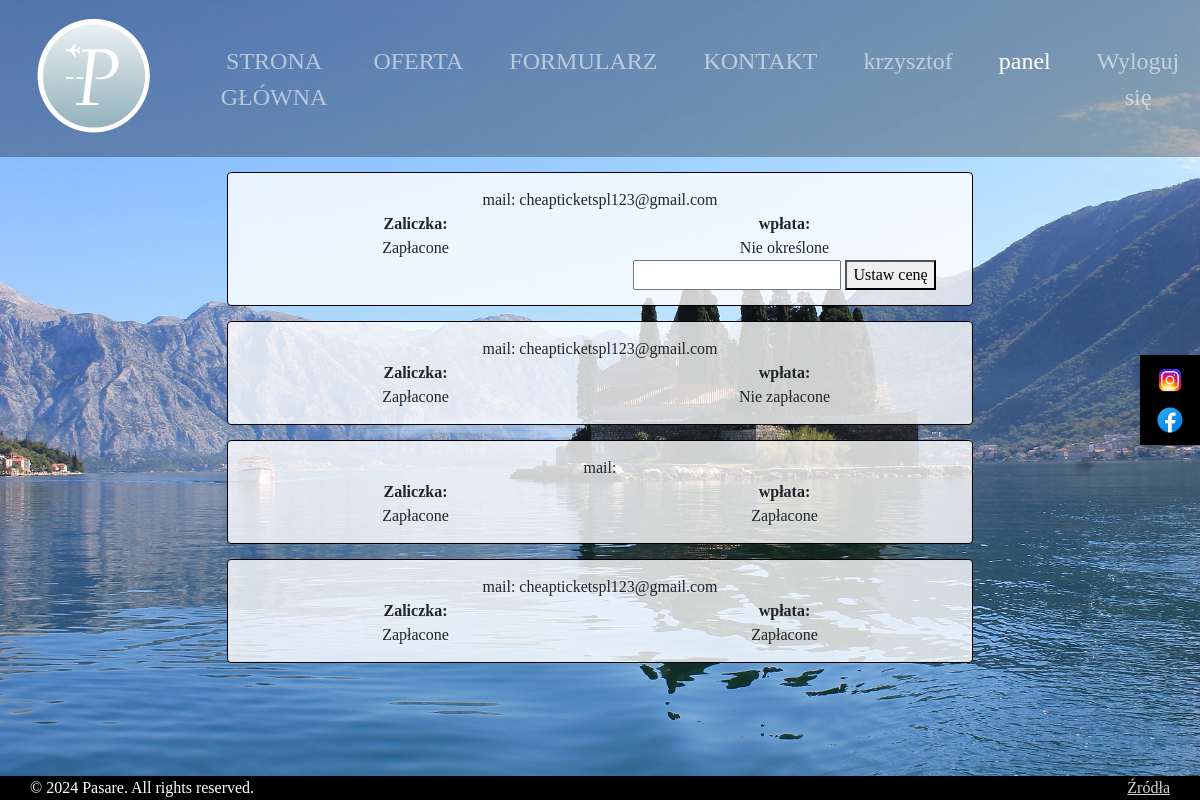
Page /admin-panel/ (signed in) on the committed database.
### tickets/models.py (models this page shows)
class Order(models.Model):
    uuid = models.UUIDField(
        default=uuid.uuid4 )
    your_name = models.CharField(max_length=100, default="null")
    whatsapp = models.CharField(max_length=100, default="null", blank=True)
    account_email = models.CharField(max_length=100, default="null")
    contact_email = models.CharField(max_length=100, default="null")
    trip_option = models.CharField(max_length=100, default="null")
    fly_class = models.CharField(max_length=100, default="null")
    fly_continent = models.CharField(max_length=100, default="null")
    city = models.CharField(max_length=100, default="null")
    target_city = models.CharField(max_length=100, default="null")
    other_cities = models.CharField(max_length=300, default="null", blank=True)
    number_of_passengers = models.IntegerField(default=0)
    out_date = models.CharField(max_length=100, default="null")
    back_date = models.CharField(max_length=100, default="null", null=True, blank=True)
    luggage = models.CharField(max_length=100, default="null")
    max_price = models.CharField(max_length=100, default="null")
    number_of_offers = models.IntegerField(default=2)
    additional_information = models.TextField(default="null")
    payment_advance_id = models.CharField(max_length=100)
    payment_advance_value = models.IntegerField(null=True, default=None)
    payment_advance_status = models.CharField(max_length=100, default='Nie zapłacone')
    payment_id = models.CharField(max_length=100, blank=True)
    payment_value = models.IntegerField(null=True, default=None, blank=True)
    payment_status = models.CharField(max_length=100, default='Nie określone')

### tickets/views.py (the view)
# urls.py: path('admin-panel/', views.admin_panel, name='admin-panel'),
@staff_member_required()
@login_required()
def admin_panel(request):
    orders = Order.objects.all().order_by('-id')
    return render(request, "tickets/admin_panel.html", context={"orders": orders})

### tickets/templates/tickets/admin_panel.html (shortened to what this page needs)
{% extends 'tickets/base.html' %}
{% load static %}
{% block content %}
    <div class="container-fluid text-center">
        <div class="row content">
            <div class="col-sm-2 sidenav">
            </div>
            <div class="col-sm-8 text-left block">
                {% for order in orders %}
                    <div class="order">
                        <div class="row">
                            <div class="order-topic">
                                <p>mail: {{ order.account_email }}</p>
                            </div>
                            <div class="col-md-6">
                                <b>Zaliczka:</b>
                                <p>{{ order.payment_advance_status }}</p>
                            </div>
                            <div class="col-md-6">
                                <b>wpłata:</b>
                                <p>{{ order.payment_status }}</p>
                                {% if order.payment_status == "Nie określone" %}
                                    <form method="post" action="{% url 'set_price' order.uuid %}">
                                        <input type="number" name="price" id="price">
                                        <button type="submit">Ustaw cenę</button>
                                    </form>
                                {% endif %}
                            </div>
                        </div>
                    </div>
                {% endfor %}
            </div>
            <div class="col-sm-2 sidenav">
            </div>
        </div>
    </div>
    <link rel="stylesheet" type="text/css" href="{% static 'css/admin_panel.css' %}">
{% endblock %}

### tickets/templates/tickets/base.html (shortened to what this page needs)
{% load static %}
<!DOCTYPE html>
<html>
<head>
    <link href="{% static 'css/bootstrap.css' %}" rel="stylesheet">
    <link rel="stylesheet" type="text/css" href="{% static 'css/base.css' %}">
    <link rel="stylesheet" type="text/css" href="{% static 'css/custom-font.css' %}">
</head>
<body>
<nav class="navbar navbar-expand-lg navbar-dark  navbar-background">
    <div class="container justify-content-center" style="text-align: center">
        <a href="{% url 'main-view' %}">
            <img src="{% static 'images/logo2.png' %}" alt="samolot">
        </a>
        <div class="collapse navbar-collapse flex-grow-0" id="navbarNav">
            <ul class="navbar-nav ml-auto">
                <li class="nav-item">
                    <a class="nav-link {% if request.path == '/' %}active{% endif %}" href="{% url 'main-view' %}">STRONA
                        GŁÓWNA</a>
                </li>
                <li class="nav-item">
                    <a class="nav-link  {% if request.path == '/oferta/' %}active{% endif %}" href="{% url 'offer' %}">OFERTA</a>
                </li>
                <li class="nav-item">
                    <a class="nav-link  {% if request.path == '/formularz/' %}active{% endif %}"
                       href="{% url 'form' %}">FORMULARZ</a>
                </li>
                <li class="nav-item">
                    <a class="nav-link {% if request.path == '/kontakt/' %}active{% endif %}"
                       href="{% url 'contact' %}">KONTAKT
                    </a>
                </li>
                {% if user.is_authenticated %}
                    <li class="nav-item">
                        <a class="nav-link {% if request.path == '/profil/' %}active{% endif %}"
                           href="{% url 'profile' %}">{{ user.username }}</a>
                    </li>
                    {% if user.is_staff %}
                        <li class="nav-item">
                            <a class="nav-link {% if request.path == '/admin-panel/' %}active{% endif %}"
                               href="{% url 'admin-panel' %}">panel</a>
                        </li>
                    {% endif %}
                    <li class="nav-item">
                        <a class="nav-link" href="{% url 'logout' %}">Wyloguj się</a>
                    </li>
                {% else %}
                    <li class="nav-item">
                        <a class="nav-link {% if request.path == '/logowanie/' %}active{% endif %}"
                           href="{% url 'login' %}">zaloguj się</a>
                    </li>
                {% endif %}
            </ul>
        </div>
    </div>
</nav>
<div class="site-panel">
    <ul class="social-links">
        <li><a href="https://www.instagram.com" target="_blank"><img src="{% static 'images/instagram.png' %}"
                                                                     alt="Instagram"></a></li>
        <li><a href="https://www.facebook.com" target="_blank"><img src="{% static 'images/facebook.png' %}"
                                                                    alt="Facebook"></a></li>
    </ul>
</div>
<div class="content">
    {% block content %}
    {% endblock %}
</div>
<div class="footer">
    <p style="text-align: left; margin-left: 30px">&copy; {% now "Y" %} Pasare. All rights reserved. <span
            style="float: right; margin-right: 30px"><a style="color: lightgrey; " onmouseover="this.style.color='yellow'" onmouseout="this.style.color='lightgrey'"
                                                        href="{% url 'source' %}">Źródła</a> </span></p>
</div>
</body>
</html>

### static/css/base.css (style rules this page uses)
body { margin: 0; padding: 0; min-height: 100vh; display: flex; flex-direction: column; background-color: lightgrey; font-family: "California FB italic", CustomFont; }
p { margin: 0; }
.content { flex: 1; margin-top: auto }
.footer { background-color: black; color: white; text-align: center; position: sticky; top: 100%; }
.site-panel { position: fixed; top: 50%; transform: translateY(-50%); right: 0; width: 60px; background-color: black; box-shadow: -2px 0px 4px rgba(0, 0, 0, 0.1); }
.social-links { list-style: none; padding: 0; margin: 0; }
.social-links li { margin: 10px 0; text-align: center; }
.social-links a { display: block; }
.social-links img { width: 30px; height: 30px; transition: transform 0.2s; }
.nav-item { font-size: 24px; -webkit-text-stroke-color: black; }
.navbar-nav .nav-link { margin-right: 15px; margin-left: 15px; }
.navbar-background { background-color: rgba(0, 0, 0, 0.3); }

### static/css/admin_panel.css (style rules this page uses)
body { text-align: center; background-image: url("/static/images/profil.jpg"); background-repeat: no-repeat; background-attachment: fixed; background-size: cover; }
.row { height: 450px; height: auto; }
.sidenav { padding-top: 20px; height: 100%; }
.order { margin: 15px; background-color: rgba(255, 255, 255, 0.8); border: 1px solid black; border-radius: 4px; padding: 15px; height: auto; }
.block { display: block; }

### rows in the picture
Order: account_email "cheapticketspl123@gmail.com", payment_advance_status "Zapłacone", payment_status "Nie określone"
Order: account_email "cheapticketspl123@gmail.com", payment_advance_status "Zapłacone", payment_status "Nie zapłacone"
Order: payment_advance_status "Zapłacone", payment_status "Zapłacone"
Order: account_email "cheapticketspl123@gmail.com", payment_advance_status "Zapłacone", payment_status "Zapłacone"

### other values in the picture
{{ user.username }} "krzysztof"
